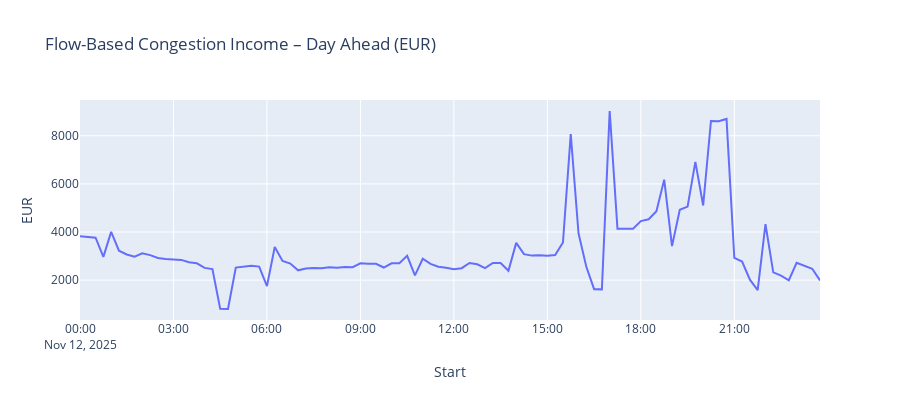

Write notebook code for a chart like this one.
### Code cell
# --- AI-Assisted Market Summary Report (Enhanced) ---
import json, textwrap, requests, os
from dotenv import load_dotenv
import plotly.express as px
from IPython.display import display, Markdown

load_dotenv()

# Local LLM configuration
OLLAMA_URL = os.getenv("OLLAMA_URL", "http://localhost:11434")
OLLAMA_MODEL = os.getenv("OLLAMA_MODEL", "llama3.1:8b-instruct-q8_0")

# --- Compute summary metrics ---
summary_data = {
    "Date range": f"{df.index.min()} → {df.index.max()}",
    "Mean revenue (EUR)": round(df.RevenueEUR.mean(), 2),
    "Volatility (std EUR)": round(df.RevenueEUR.std(), 2),
    "Max revenue (EUR)": round(df.RevenueEUR.max(), 2),
    "Min revenue (EUR)": round(df.RevenueEUR.min(), 2),
    "Coefficient of variation": f"{(df.RevenueEUR.std() / df.RevenueEUR.mean())*100:.2f} %",
}

# --- Visualization ---
fig = px.line(
    df,
    x=df.index,
    y="RevenueEUR",
    title="Flow-Based Congestion Income – Day Ahead (EUR)",
    labels={"x": "Time (CET)", "RevenueEUR": "EUR"},
)
fig.update_layout(height=400)
fig.show()

# --- Construct prompt for LLM ---
prompt = f"""
You are an experienced energy market analyst. 
Interpret the following congestion income data summary and trend chart for the DK2 bidding zone.

Dataset summary:
{json.dumps(summary_data, indent=2)}

Explain what these metrics imply about volatility, market behavior, 
and potential grid or interconnection conditions. 
Keep the tone factual, concise, and analytical.
"""

# --- Query local LLM via Ollama ---
try:
    payload = {"model": OLLAMA_MODEL, "prompt": prompt, "stream": False}
    response = requests.post(f"{OLLAMA_URL}/api/generate", json=payload)
    analysis_text = response.json().get("response", "").strip()

    if analysis_text:
        display(Markdown(f"### 🤖 LLM Market Analysis\n\n{analysis_text}"))
    else:
        print("⚠️ No response from local LLM. Check model name or Ollama service.")
except Exception as e:
    print("⚠️ Error connecting to local LLM:", e)
